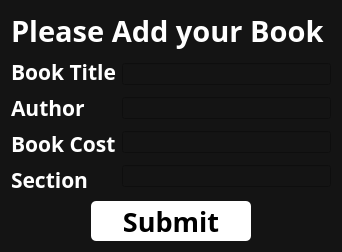
<?xml version="1.0" encoding="UTF-8"?>
<ui version="4.0">
 <class>Diagloooog</class>
 <widget class="QDialog" name="Diagloooog">
  <property name="geometry">
   <rect>
    <x>0</x>
    <y>0</y>
    <width>300</width>
    <height>233</height>
   </rect>
  </property>
  <property name="sizePolicy">
   <sizepolicy hsizetype="Fixed" vsizetype="Fixed">
    <horstretch>0</horstretch>
    <verstretch>0</verstretch>
   </sizepolicy>
  </property>
  <property name="maximumSize">
   <size>
    <width>300</width>
    <height>233</height>
   </size>
  </property>
  <property name="windowTitle">
   <string>Dialog</string>
  </property>
  <property name="styleSheet">
   <string notr="true">color:white;
background:#141414
</string>
  </property>
  <layout class="QVBoxLayout" name="verticalLayout_2">
   <item>
    <layout class="QVBoxLayout" name="verticalLayout">
     <item>
      <layout class="QVBoxLayout" name="verticalLayout_6">
       <item>
        <widget class="QLabel" name="label">
         <property name="sizePolicy">
          <sizepolicy hsizetype="Fixed" vsizetype="Fixed">
           <horstretch>0</horstretch>
           <verstretch>0</verstretch>
          </sizepolicy>
         </property>
         <property name="font">
          <font>
           <family>Agency FB</family>
           <pointsize>22</pointsize>
           <weight>75</weight>
           <bold>true</bold>
          </font>
         </property>
         <property name="text">
          <string>Please Add your Book </string>
         </property>
        </widget>
       </item>
      </layout>
     </item>
     <item>
      <layout class="QHBoxLayout" name="horizontalLayout">
       <item>
        <layout class="QVBoxLayout" name="verticalLayout_4">
         <item>
          <widget class="QLabel" name="TitleLabel">
           <property name="sizePolicy">
            <sizepolicy hsizetype="Fixed" vsizetype="Fixed">
             <horstretch>0</horstretch>
             <verstretch>0</verstretch>
            </sizepolicy>
           </property>
           <property name="font">
            <font>
             <family>Agency FB</family>
             <pointsize>16</pointsize>
             <weight>75</weight>
             <bold>true</bold>
            </font>
           </property>
           <property name="text">
            <string>Book Title</string>
           </property>
          </widget>
         </item>
         <item>
          <widget class="QLabel" name="AuthorLabel">
           <property name="sizePolicy">
            <sizepolicy hsizetype="Fixed" vsizetype="Fixed">
             <horstretch>0</horstretch>
             <verstretch>0</verstretch>
            </sizepolicy>
           </property>
           <property name="font">
            <font>
             <family>Agency FB</family>
             <pointsize>16</pointsize>
             <weight>75</weight>
             <bold>true</bold>
            </font>
           </property>
           <property name="text">
            <string>Author</string>
           </property>
          </widget>
         </item>
         <item>
          <widget class="QLabel" name="CostLabel">
           <property name="sizePolicy">
            <sizepolicy hsizetype="Fixed" vsizetype="Fixed">
             <horstretch>0</horstretch>
             <verstretch>0</verstretch>
            </sizepolicy>
           </property>
           <property name="font">
            <font>
             <family>Agency FB</family>
             <pointsize>16</pointsize>
             <weight>75</weight>
             <bold>true</bold>
            </font>
           </property>
           <property name="text">
            <string>Book Cost</string>
           </property>
          </widget>
         </item>
         <item>
          <widget class="QLabel" name="SectionLabel">
           <property name="sizePolicy">
            <sizepolicy hsizetype="Fixed" vsizetype="Fixed">
             <horstretch>0</horstretch>
             <verstretch>0</verstretch>
            </sizepolicy>
           </property>
           <property name="font">
            <font>
             <family>Agency FB</family>
             <pointsize>16</pointsize>
             <weight>75</weight>
             <bold>true</bold>
            </font>
           </property>
           <property name="text">
            <string>Section</string>
           </property>
          </widget>
         </item>
        </layout>
       </item>
       <item>
        <layout class="QVBoxLayout" name="verticalLayout_5">
         <item>
          <widget class="QLineEdit" name="AddTitleText">
           <property name="sizePolicy">
            <sizepolicy hsizetype="MinimumExpanding" vsizetype="Fixed">
             <horstretch>0</horstretch>
             <verstretch>0</verstretch>
            </sizepolicy>
           </property>
          </widget>
         </item>
         <item>
          <widget class="QLineEdit" name="AddAuthorText">
           <property name="sizePolicy">
            <sizepolicy hsizetype="MinimumExpanding" vsizetype="Fixed">
             <horstretch>0</horstretch>
             <verstretch>0</verstretch>
            </sizepolicy>
           </property>
          </widget>
         </item>
         <item>
          <widget class="QLineEdit" name="AddCostText">
           <property name="sizePolicy">
            <sizepolicy hsizetype="MinimumExpanding" vsizetype="Fixed">
             <horstretch>0</horstretch>
             <verstretch>0</verstretch>
            </sizepolicy>
           </property>
          </widget>
         </item>
         <item>
          <widget class="QLineEdit" name="AddSectionText">
           <property name="sizePolicy">
            <sizepolicy hsizetype="MinimumExpanding" vsizetype="Fixed">
             <horstretch>0</horstretch>
             <verstretch>0</verstretch>
            </sizepolicy>
           </property>
          </widget>
         </item>
        </layout>
       </item>
      </layout>
     </item>
     <item>
      <layout class="QHBoxLayout" name="horizontalLayout_2">
       <item>
        <widget class="QPushButton" name="SubmitAddBtn">
         <property name="sizePolicy">
          <sizepolicy hsizetype="Fixed" vsizetype="Fixed">
           <horstretch>0</horstretch>
           <verstretch>0</verstretch>
          </sizepolicy>
         </property>
         <property name="minimumSize">
          <size>
           <width>160</width>
           <height>40</height>
          </size>
         </property>
         <property name="font">
          <font>
           <family>Agency FB</family>
           <pointsize>20</pointsize>
           <weight>75</weight>
           <bold>true</bold>
          </font>
         </property>
         <property name="layoutDirection">
          <enum>Qt::LeftToRight</enum>
         </property>
         <property name="styleSheet">
          <string notr="true">background:white;
color: black;
border-radius:5px
</string>
         </property>
         <property name="text">
          <string>Submit</string>
         </property>
        </widget>
       </item>
      </layout>
     </item>
    </layout>
   </item>
  </layout>
 </widget>
 <resources/>
 <connections/>
</ui>
